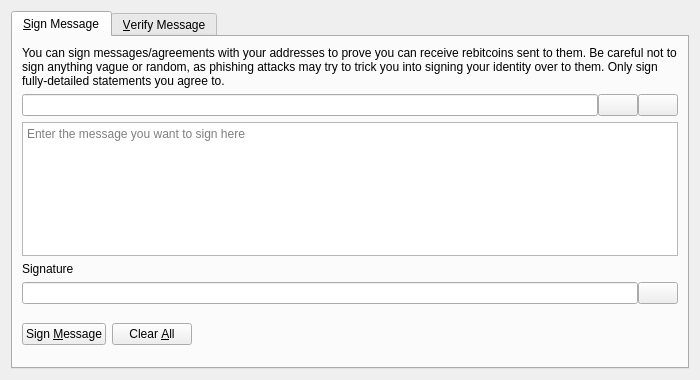
<?xml version="1.0" encoding="UTF-8"?>
<ui version="4.0">
 <class>SignVerifyMessageDialog</class>
 <widget class="QDialog" name="SignVerifyMessageDialog">
  <property name="geometry">
   <rect>
    <x>0</x>
    <y>0</y>
    <width>700</width>
    <height>380</height>
   </rect>
  </property>
  <property name="windowTitle">
   <string>Signatures - Sign / Verify a Message</string>
  </property>
  <property name="modal">
   <bool>true</bool>
  </property>
  <layout class="QVBoxLayout" name="verticalLayout">
   <item>
    <widget class="QTabWidget" name="tabWidget">
     <property name="currentIndex">
      <number>0</number>
     </property>
     <widget class="QWidget" name="tabSignMessage">
      <attribute name="title">
       <string>&amp;Sign Message</string>
      </attribute>
      <layout class="QVBoxLayout" name="verticalLayout_SM">
       <item>
        <widget class="QLabel" name="infoLabel_SM">
         <property name="text">
          <string>You can sign messages/agreements with your addresses to prove you can receive rebitcoins sent to them. Be careful not to sign anything vague or random, as phishing attacks may try to trick you into signing your identity over to them. Only sign fully-detailed statements you agree to.</string>
         </property>
         <property name="textFormat">
          <enum>Qt::PlainText</enum>
         </property>
         <property name="wordWrap">
          <bool>true</bool>
         </property>
        </widget>
       </item>
       <item>
        <layout class="QHBoxLayout" name="horizontalLayout_1_SM">
         <property name="spacing">
          <number>0</number>
         </property>
         <item>
          <widget class="QValidatedLineEdit" name="addressIn_SM">
           <property name="toolTip">
            <string>The ReBitcoin address to sign the message with</string>
           </property>
          </widget>
         </item>
         <item>
          <widget class="QPushButton" name="addressBookButton_SM">
           <property name="toolTip">
            <string>Choose previously used address</string>
           </property>
           <property name="text">
            <string/>
           </property>
           <property name="icon">
            <iconset resource="../rebitcoin.qrc">
             <normaloff>:/icons/address-book</normaloff>:/icons/address-book</iconset>
           </property>
           <property name="shortcut">
            <string>Alt+A</string>
           </property>
           <property name="autoDefault">
            <bool>false</bool>
           </property>
          </widget>
         </item>
         <item>
          <widget class="QPushButton" name="pasteButton_SM">
           <property name="toolTip">
            <string>Paste address from clipboard</string>
           </property>
           <property name="text">
            <string/>
           </property>
           <property name="icon">
            <iconset resource="../rebitcoin.qrc">
             <normaloff>:/icons/editpaste</normaloff>:/icons/editpaste</iconset>
           </property>
           <property name="shortcut">
            <string>Alt+P</string>
           </property>
           <property name="autoDefault">
            <bool>false</bool>
           </property>
          </widget>
         </item>
        </layout>
       </item>
       <item>
        <widget class="QPlainTextEdit" name="messageIn_SM">
         <property name="toolTip">
          <string>Enter the message you want to sign here</string>
         </property>
         <property name="placeholderText">
          <string>Enter the message you want to sign here</string>
         </property>
        </widget>
       </item>
       <item>
        <widget class="QLabel" name="signatureLabel_SM">
         <property name="text">
          <string>Signature</string>
         </property>
         <property name="textFormat">
          <enum>Qt::PlainText</enum>
         </property>
        </widget>
       </item>
       <item>
        <layout class="QHBoxLayout" name="horizontalLayout_2_SM">
         <property name="spacing">
          <number>0</number>
         </property>
         <item>
          <widget class="QLineEdit" name="signatureOut_SM">
           <property name="font">
            <font>
             <italic>true</italic>
            </font>
           </property>
           <property name="readOnly">
            <bool>true</bool>
           </property>
          </widget>
         </item>
         <item>
          <widget class="QPushButton" name="copySignatureButton_SM">
           <property name="toolTip">
            <string>Copy the current signature to the system clipboard</string>
           </property>
           <property name="text">
            <string/>
           </property>
           <property name="icon">
            <iconset resource="../rebitcoin.qrc">
             <normaloff>:/icons/editcopy</normaloff>:/icons/editcopy</iconset>
           </property>
           <property name="autoDefault">
            <bool>false</bool>
           </property>
          </widget>
         </item>
        </layout>
       </item>
       <item>
        <layout class="QHBoxLayout" name="horizontalLayout_3_SM">
         <item>
          <widget class="QPushButton" name="signMessageButton_SM">
           <property name="toolTip">
            <string>Sign the message to prove you own this ReBitcoin address</string>
           </property>
           <property name="text">
            <string>Sign &amp;Message</string>
           </property>
           <property name="icon">
            <iconset resource="../rebitcoin.qrc">
             <normaloff>:/icons/edit</normaloff>:/icons/edit</iconset>
           </property>
           <property name="autoDefault">
            <bool>false</bool>
           </property>
          </widget>
         </item>
         <item>
          <widget class="QPushButton" name="clearButton_SM">
           <property name="toolTip">
            <string>Reset all sign message fields</string>
           </property>
           <property name="text">
            <string>Clear &amp;All</string>
           </property>
           <property name="icon">
            <iconset resource="../rebitcoin.qrc">
             <normaloff>:/icons/remove</normaloff>:/icons/remove</iconset>
           </property>
           <property name="autoDefault">
            <bool>false</bool>
           </property>
          </widget>
         </item>
         <item>
          <spacer name="horizontalSpacer_1_SM">
           <property name="orientation">
            <enum>Qt::Horizontal</enum>
           </property>
           <property name="sizeHint" stdset="0">
            <size>
             <width>40</width>
             <height>48</height>
            </size>
           </property>
          </spacer>
         </item>
         <item>
          <widget class="QLabel" name="statusLabel_SM">
           <property name="font">
            <font>
             <weight>75</weight>
             <bold>true</bold>
            </font>
           </property>
           <property name="text">
            <string/>
           </property>
           <property name="wordWrap">
            <bool>true</bool>
           </property>
          </widget>
         </item>
         <item>
          <spacer name="horizontalSpacer_2_SM">
           <property name="orientation">
            <enum>Qt::Horizontal</enum>
           </property>
           <property name="sizeHint" stdset="0">
            <size>
             <width>40</width>
             <height>48</height>
            </size>
           </property>
          </spacer>
         </item>
        </layout>
       </item>
      </layout>
     </widget>
     <widget class="QWidget" name="tabVerifyMessage">
      <attribute name="title">
       <string>&amp;Verify Message</string>
      </attribute>
      <layout class="QVBoxLayout" name="verticalLayout_VM">
       <item>
        <widget class="QLabel" name="infoLabel_VM">
         <property name="text">
          <string>Enter the receiver's address, message (ensure you copy line breaks, spaces, tabs, etc. exactly) and signature below to verify the message. Be careful not to read more into the signature than what is in the signed message itself, to avoid being tricked by a man-in-the-middle attack. Note that this only proves the signing party receives with the address, it cannot prove sendership of any transaction!</string>
         </property>
         <property name="textFormat">
          <enum>Qt::PlainText</enum>
         </property>
         <property name="alignment">
          <set>Qt::AlignLeading|Qt::AlignLeft|Qt::AlignTop</set>
         </property>
         <property name="wordWrap">
          <bool>true</bool>
         </property>
        </widget>
       </item>
       <item>
        <layout class="QHBoxLayout" name="horizontalLayout_1_VM">
         <property name="spacing">
          <number>0</number>
         </property>
         <item>
          <widget class="QValidatedLineEdit" name="addressIn_VM">
           <property name="toolTip">
            <string>The ReBitcoin address the message was signed with</string>
           </property>
          </widget>
         </item>
         <item>
          <widget class="QPushButton" name="addressBookButton_VM">
           <property name="toolTip">
            <string>Choose previously used address</string>
           </property>
           <property name="text">
            <string/>
           </property>
           <property name="icon">
            <iconset resource="../rebitcoin.qrc">
             <normaloff>:/icons/address-book</normaloff>:/icons/address-book</iconset>
           </property>
           <property name="shortcut">
            <string>Alt+A</string>
           </property>
           <property name="autoDefault">
            <bool>false</bool>
           </property>
          </widget>
         </item>
        </layout>
       </item>
       <item>
        <widget class="QPlainTextEdit" name="messageIn_VM">
          <property name="toolTip">
            <string>The signed message to verify</string>
          </property>
          <property name="placeholderText">
            <string>The signed message to verify</string>
          </property>
        </widget>
       </item>
       <item>
        <widget class="QValidatedLineEdit" name="signatureIn_VM">
          <property name="toolTip">
            <string>The signature given when the message was signed</string>
          </property>
          <property name="placeholderText">
            <string>The signature given when the message was signed</string>
          </property>
        </widget>
       </item>
       <item>
        <layout class="QHBoxLayout" name="horizontalLayout_2_VM">
         <item>
          <widget class="QPushButton" name="verifyMessageButton_VM">
           <property name="toolTip">
            <string>Verify the message to ensure it was signed with the specified ReBitcoin address</string>
           </property>
           <property name="text">
            <string>Verify &amp;Message</string>
           </property>
           <property name="icon">
            <iconset resource="../rebitcoin.qrc">
             <normaloff>:/icons/transaction_0</normaloff>:/icons/transaction_0</iconset>
           </property>
           <property name="autoDefault">
            <bool>false</bool>
           </property>
          </widget>
         </item>
         <item>
          <widget class="QPushButton" name="clearButton_VM">
           <property name="toolTip">
            <string>Reset all verify message fields</string>
           </property>
           <property name="text">
            <string>Clear &amp;All</string>
           </property>
           <property name="icon">
            <iconset resource="../rebitcoin.qrc">
             <normaloff>:/icons/remove</normaloff>:/icons/remove</iconset>
           </property>
           <property name="autoDefault">
            <bool>false</bool>
           </property>
          </widget>
         </item>
         <item>
          <spacer name="horizontalSpacer_1_VM">
           <property name="orientation">
            <enum>Qt::Horizontal</enum>
           </property>
           <property name="sizeHint" stdset="0">
            <size>
             <width>40</width>
             <height>48</height>
            </size>
           </property>
          </spacer>
         </item>
         <item>
          <widget class="QLabel" name="statusLabel_VM">
           <property name="font">
            <font>
             <weight>75</weight>
             <bold>true</bold>
            </font>
           </property>
           <property name="text">
            <string/>
           </property>
           <property name="wordWrap">
            <bool>true</bool>
           </property>
          </widget>
         </item>
         <item>
          <spacer name="horizontalSpacer_2_VM">
           <property name="orientation">
            <enum>Qt::Horizontal</enum>
           </property>
           <property name="sizeHint" stdset="0">
            <size>
             <width>40</width>
             <height>48</height>
            </size>
           </property>
          </spacer>
         </item>
        </layout>
       </item>
      </layout>
     </widget>
    </widget>
   </item>
  </layout>
 </widget>
 <customwidgets>
  <customwidget>
   <class>QValidatedLineEdit</class>
   <extends>QLineEdit</extends>
   <header>qt/qvalidatedlineedit.h</header>
  </customwidget>
 </customwidgets>
 <resources>
  <include location="../rebitcoin.qrc"/>
 </resources>
 <connections/>
</ui>
